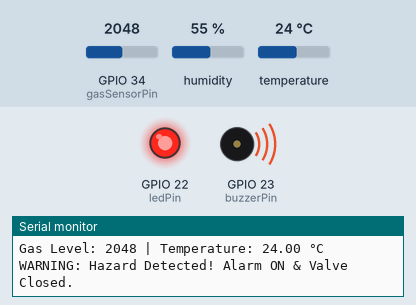
This sketch was run on a simulated ESP32. On the bench: output pins drawn as LEDs (lit = HIGH), buzzer (waves = sounding, pin HIGH), the last lines printed to the serial monitor. The test bench sets the inputs (shaded band); at power-on: GPIO 34 (gasSensorPin) = 2048, humidity 55 %, temperature 24 °C.

Above: at 2.3 s.
2.4 s: GPIO 34 (gasSensorPin) set to 1537
4.5 s: GPIO 34 (gasSensorPin) set to 1454
At 5.3 s:
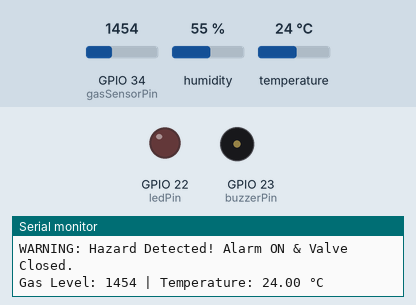
6.6 s: GPIO 34 (gasSensorPin) set to 1540
At 7.9 s:
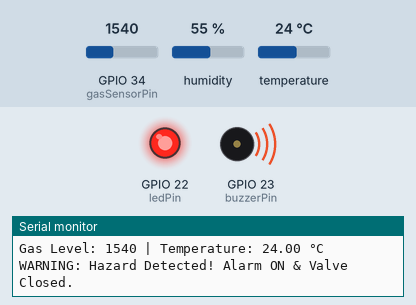
9.0 s: GPIO 34 (gasSensorPin) set to 1460
At 10.5 s:
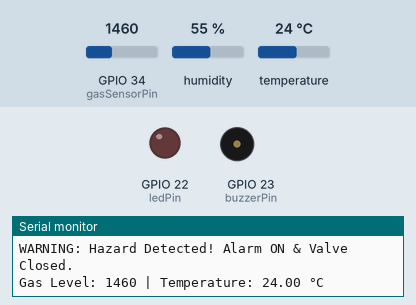
Timing chart, 0 to 12.0 s (numbered marks = the images above; inputs shaded):
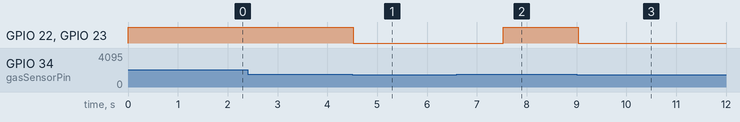

Measured:
- the behaviour switches between 1501 and 1500 on GPIO 34 (gasSensorPin) (found by bisection; images 0 and 1)
- after the input at 4.5 s, GPIO 22 (ledPin), GPIO 23 (buzzerPin): HIGH → LOW at once
- after the input at 6.6 s, GPIO 22 (ledPin), GPIO 23 (buzzerPin): LOW → HIGH after 0.93 s
- after the input at 9.0 s, GPIO 22 (ledPin), GPIO 23 (buzzerPin): HIGH → LOW at once

The sketch:

sketch.ino
```cpp
#include "DHT.h"

// পিন ডিফাইন
const int gasSensorPin = 34; // MQ-2 অ্যানালগ পিন
const int dhtPin = 4;        // DHT22 ডাটা পিন
const int servoPin = 13;     // সার্ভো মোটর পিন
const int buzzerPin = 23;    // বাজার পিন
const int ledPin = 22;       // রেড এলইডি পিন

#define DHTTYPE DHT22
DHT dht(dhtPin, DHTTYPE);

// ESP32 এর নতুন LEDC কনফিগারেশন (Servo PWM এর জন্য)
const int servoChannel = 0;
const int servoFreq = 50;    // 50Hz ফ্রিকোয়েন্সি
const int servoResolution = 16; // 16-bit রেজোলিউশন

int calculatePWM(int degrees) {
  int minPulse = 1638;  // 0 ডিগ্রির জন্য
  int maxPulse = 7864;  // 180 ডিগ্রির জন্য
  return map(degrees, 0, 180, minPulse, maxPulse);
}

const int gasThreshold = 1500;
const float tempThreshold = 40.0; // ৪০ ডিগ্রি সেলসিয়াসের বেশি হলে বিপদ

void setup() {
  Serial.begin(115200);

  pinMode(gasSensorPin, INPUT);
  pinMode(buzzerPin, OUTPUT);
  pinMode(ledPin, OUTPUT);

  dht.begin();

  // ESP32 নতুন ভার্সনের জন্য সঠিক LEDC ফাংশন
  ledcAttachChannel(servoPin, servoFreq, servoResolution, servoChannel);

  ledcWrite(servoChannel, calculatePWM(0)); // শুরুতে ভালভ খোলা (0 ডিগ্রি)
  digitalWrite(ledPin, LOW);

  Serial.println("Gas & Temperature Safety System Initialized.");
}

void loop() {
  int gasValue = analogRead(gasSensorPin);
  float temperature = dht.readTemperature();

  if (isnan(temperature)) {
    Serial.println("Failed to read from DHT22 sensor!");
    temperature = 0.0;
  }

  Serial.print("Gas Level: ");
  Serial.print(gasValue);
  Serial.print(" | Temperature: ");
  Serial.print(temperature);
  Serial.println(" °C");

  // যদি গ্যাস লিক হয় অথবা তাপমাত্রা অতিরিক্ত বেড়ে যায়
  if (gasValue > gasThreshold || temperature > tempThreshold) {
    digitalWrite(ledPin, HIGH);
    digitalWrite(buzzerPin, HIGH);
    ledcWrite(servoChannel, calculatePWM(90)); // ভালভ বন্ধ (90 ডিগ্রি)

    Serial.println("WARNING: Hazard Detected! Alarm ON & Valve Closed.");
  } else {
    digitalWrite(ledPin, LOW);
    digitalWrite(buzzerPin, LOW);
    ledcWrite(servoChannel, calculatePWM(0)); // ভালভ খোলা (0 ডিগ্রি)
  }

  delay(1500);
}
```
